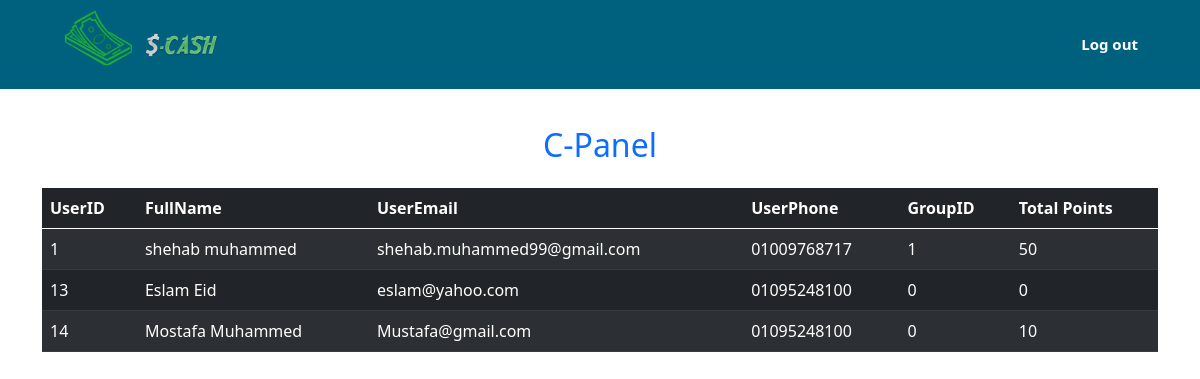
Page /adminDashboard.php (signed in) on the committed database.
### tables this page shows
CREATE TABLE `users` (
  `UserID` int(11) NOT NULL,
  `FullName` varchar(255) NOT NULL,
  `UserEmail` varchar(255) NOT NULL,
  `UserPassword` varchar(255) NOT NULL,
  `UserPhone` varchar(255) NOT NULL,
  `GroupID` int(11) NOT NULL DEFAULT 0,
  `AdgemPoints` varchar(255) DEFAULT NULL,
  `OffertoroPoints` varchar(255) DEFAULT NULL,
  `TotalPoints` varchar(255) DEFAULT NULL,
  `Username` varchar(255) DEFAULT NULL
);

### adminDashboard.php (the view, shortened to what this page needs)
<?php
include 'connection.php';
include 'header.php';
?>
<div class="Navbar fixed-top">
    <div class="container">
        <nav class="navbar navbar-expand-lg navbar-light">
            <div class="container-fluid">
                <a class="navbar-brand" href="dashbord.php">
                    <img src="img/logo/s-cash.png" alt="" width="175" />
                </a>
                <div class="collapse navbar-collapse" id="navbarSupportedContent">
                    <ul class="navbar-nav ms-auto">
                        <li class="nav-item">
                            <a class="nav-link" href="adminLoguot.php">Log out</a>
                        </li>
                    </ul>
                </div>
            </div>
        </nav>
    </div>
</div>
<div class="adminDashboard py-5">
    <div class="container">
        <div class="row">
            <div class="col-sm-12">
                <h2 class="text-center mb-4 text-primary">C-Panel</h2>
                <table class="table table-dark table-striped w-100 m-auto">
                    <thead>
                        <tr>
                            <th>UserID</th>
                            <th>FullName</th>
                            <th>UserEmail</th>
                            <th>UserPhone</th>
                            <th>GroupID</th>
                            <th>Total Points</th>
                        </tr>
                    </thead>
                    <tbody>
                        <?php
                        $q = "SELECT * from users";
                        $dataRecord = mysqli_query($con, $q);
                        while ($row = mysqli_fetch_array($dataRecord)) {
                            echo "
                                        <tr>
                                        <td>$row[UserID]</td>
                                        <td>$row[FullName]</td>
                                        <td>$row[UserEmail]</td>
                                        <td>$row[UserPhone]</td>
                                        <td>$row[GroupID]</td>
                                        <td>$row[TotalPoints]</td>
                                        </tr>
                                    ";
                        }
                        ?>
                    </tbody>
                </table>
            </div>
        </div>
    </div>
</div>
<?php
include 'footer.php';
?>

### header.php (shortened to what this page needs)
<!DOCTYPE html>
<html lang="en">
<head>
    <link rel="stylesheet" href="vendor/all.min.css" />
    <link href="https://cdn.jsdelivr.net/npm/bootstrap@5.0.0-beta1/dist/css/bootstrap.min.css" rel="stylesheet"
 />
    <link rel="stylesheet" href="css/style.css" />
</head>
<body>

### footer.php (shortened to what this page needs)
</body>
</html>

### css/style.css (style rules this page uses)
* { padding: 0; margin: 0; -webkit-box-sizing: border-box; -o-box-sizing: border-box; -ms-box-sizing: border-box; box-sizing: border-box; }
body { overflow-x: hidden; direction: ltr; padding-top: 78px; }
a { text-decoration: none !important; }
ul { list-style: none; }
.Navbar { background-color: #00617F; padding: 0; }
.Navbar .navbar { padding: 0; }
.Navbar .navbar .navbar-nav .nav-item .nav-link { color: #fff; font-weight: 600; font-size: 15px; -webkit-transition: all 0.3s; transition: all 0.3s; }

### rows in the picture
users: UserID "1", FullName "shehab muhammed", UserEmail "shehab.muhammed99@gmail.com", UserPhone "01009768717", GroupID "1", TotalPoints "50"
users: UserID "13", FullName "Eslam Eid", UserEmail "eslam@yahoo.com", UserPhone "01095248100", GroupID "0", TotalPoints "0"
users: UserID "14", FullName "Mostafa Muhammed", UserEmail "Mustafa@gmail.com", UserPhone "01095248100", GroupID "0", TotalPoints "10"
